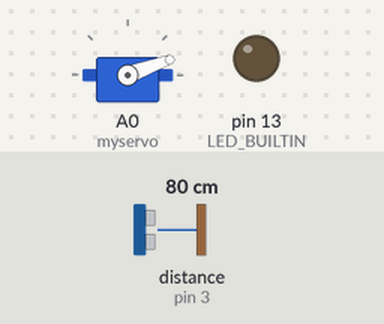
This sketch was run on a simulated Arduino Uno, built with avr-gcc and run on an emulated ATmega328P. Shown: servo, output pins drawn as LEDs (lit = HIGH). Wiring (inferred from the names in the program): ultrasonic range finder: trigger pin 2; echo pin 3. Inputs (shaded band) come from the test bench; at power-on: distance to the obstacle (sensor on pin 3) 80 cm. The echo pulse lasts 58.3 µs per cm; pins used as bus, display or sensor lines are not drawn.

Above: at 18.3 s.
18.4 s: distance to the obstacle (sensor on pin 3) set to 15 cm
19.9 s: distance to the obstacle (sensor on pin 3) set to 11 cm
At 20.7 s:
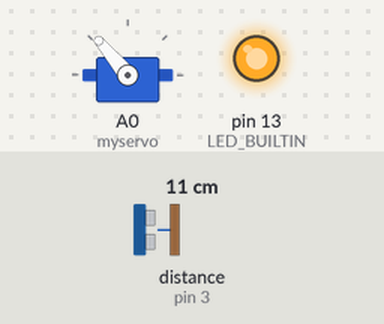
21.6 s: distance to the obstacle (sensor on pin 3) set to 18 cm
At 23.3 s:
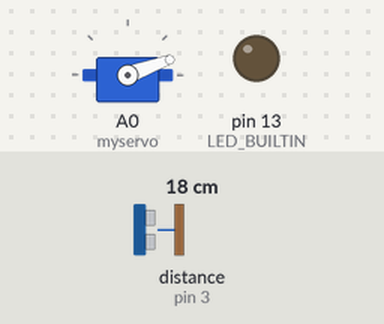
23.6 s: distance to the obstacle (sensor on pin 3) set to 2 cm
At 24.8 s:
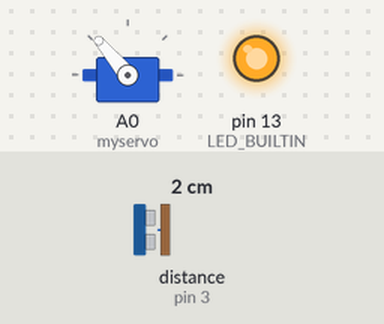
Timing chart, 0 to 26.1 s (numbered marks = the images above; inputs shaded):
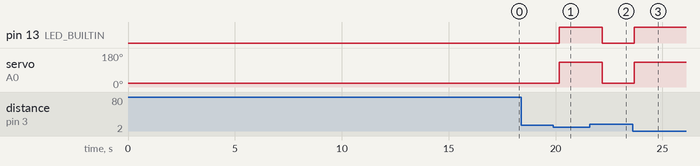

Measured:
- the behaviour switches between 14 and 13 cm on distance to the obstacle (sensor on pin 3) (found by bisection; images 0 and 1)
- after the input at 18.4 s, every drawn part: stays the same
- after the input at 19.9 s, pin 13 (LED_BUILTIN): LOW → HIGH after 0.28 s; servo on A0 (myservo): 20° → 130° after 0.28 s
- after the input at 21.6 s, pin 13 (LED_BUILTIN): HIGH → LOW after 0.58 s; servo on A0 (myservo): 130° → 20° after 0.58 s
- after the input at 23.6 s, pin 13 (LED_BUILTIN): LOW → HIGH after 0.09 s; servo on A0 (myservo): 20° → 130° after 0.09 s

The sketch:

Ultra_swith.ino
```cpp
//Tossapon puhin autopush 1.0
#define Trig 2
#define Echo 3
#include <Servo.h>
#include <avr/wdt.h>
Servo myservo;
long duration;
int distance;
int gtime;

void setup() {
myservo.attach(A0);
myservo.write(20);
pinMode(LED_BUILTIN, OUTPUT);
pinMode(Trig, OUTPUT);
pinMode(Echo, INPUT);
Serial.begin (115200);
delay(1000);
gtime = 0;
//Serial.println("boots ini");
}

void loop() {
digitalWrite(Trig, LOW);
delayMicroseconds(5);
digitalWrite(Trig, HIGH);
delayMicroseconds(10);
digitalWrite(Trig, LOW);
duration = pulseIn(Echo, HIGH);

distance = duration * 0.034 / 2;

// Serial.println(distance);

gtime = gtime+1;

if (distance <= 12)
{
  digitalWrite(LED_BUILTIN, HIGH);
  myservo.write(130);
  delay(1000);
  gtime=0;
}
else {
  digitalWrite(LED_BUILTIN, LOW);
  myservo.write(20);
  delay(500);
}


if(gtime >= 30){
  gtime = 0;
  software_Reboot();
}

}

void software_Reboot()
{
  asm volatile ("jmp 0");

}
```
